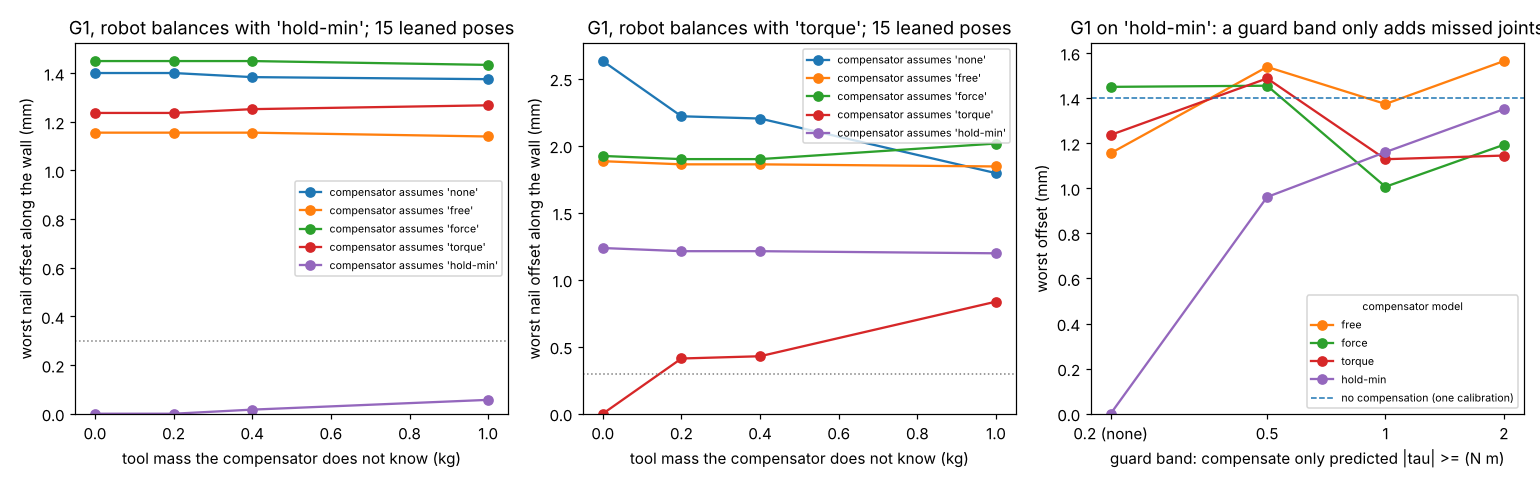

Source code (Python):
"""Figure for milestone 33: python experiments/m33_compensate/figure.py (reads results.json)."""
import json
import os

import matplotlib
matplotlib.use("Agg")
import matplotlib.pyplot as plt  # noqa: E402

HERE = os.path.dirname(os.path.abspath(__file__))
R = json.load(open(os.path.join(HERE, "results.json")))


def rec(n, Rc, C, e, g):
    return [x for x in R["B"] if x["robot"] == n and x["R"] == Rc and x["C"] == C and x["extra"] == e
            and x["tau_g"] == g][0]


fig, axes = plt.subplots(1, 3, figsize=(14, 4.4))
COMP = ["none", "free", "force", "torque", "hold-min"]
for ax, Rc in zip(axes[:2], ("hold-min", "torque")):
    for j, C in enumerate(COMP):
        ys = [abs(rec("g1", Rc, C, e, 0.2)["worst_mu_y"]) * 1e3 for e in (0.0, 0.2, 0.4, 1.0)]
        ax.plot([0, 0.2, 0.4, 1.0], ys, "o-", color=f"C{j}", label=f"compensator assumes '{C}'")
    ax.axhline(0.3, color="0.5", ls=":", lw=1)
    ax.set(xlabel="tool mass the compensator does not know (kg)",
           ylabel="worst nail offset along the wall (mm)", ylim=(0, None),
           title=f"G1, robot balances with '{Rc}'; 15 leaned poses")
    ax.legend(fontsize=7)
ax = axes[2]
for j, C in enumerate(["free", "force", "torque", "hold-min"]):
    gs = [0.2, 0.5, 1.0, 2.0]
    ax.plot(gs, [abs(rec("g1", "hold-min", C, 0.0, g)["worst_mu_y"]) * 1e3 for g in gs], "o-", color=f"C{j + 1}",
            label=C)
ax.axhline(abs(rec("g1", "hold-min", "none", 0.0, 0.2)["worst_mu_y"]) * 1e3, color="C0", ls="--", lw=1,
           label="no compensation (one calibration)")
ax.set(xscale="log", xlabel="guard band: compensate only predicted |tau| >= (N m)", ylabel="worst offset (mm)",
       title="G1 on 'hold-min': a guard band only adds missed joints", ylim=(0, None))
ax.set_xticks([0.2, 0.5, 1.0, 2.0])
ax.set_xticklabels(["0.2 (none)", "0.5", "1", "2"])
ax.minorticks_off()
ax.legend(fontsize=7, title="compensator model", title_fontsize=7)
fig.tight_layout()
fig.savefig(os.path.join(HERE, "figure.png"), dpi=110)
